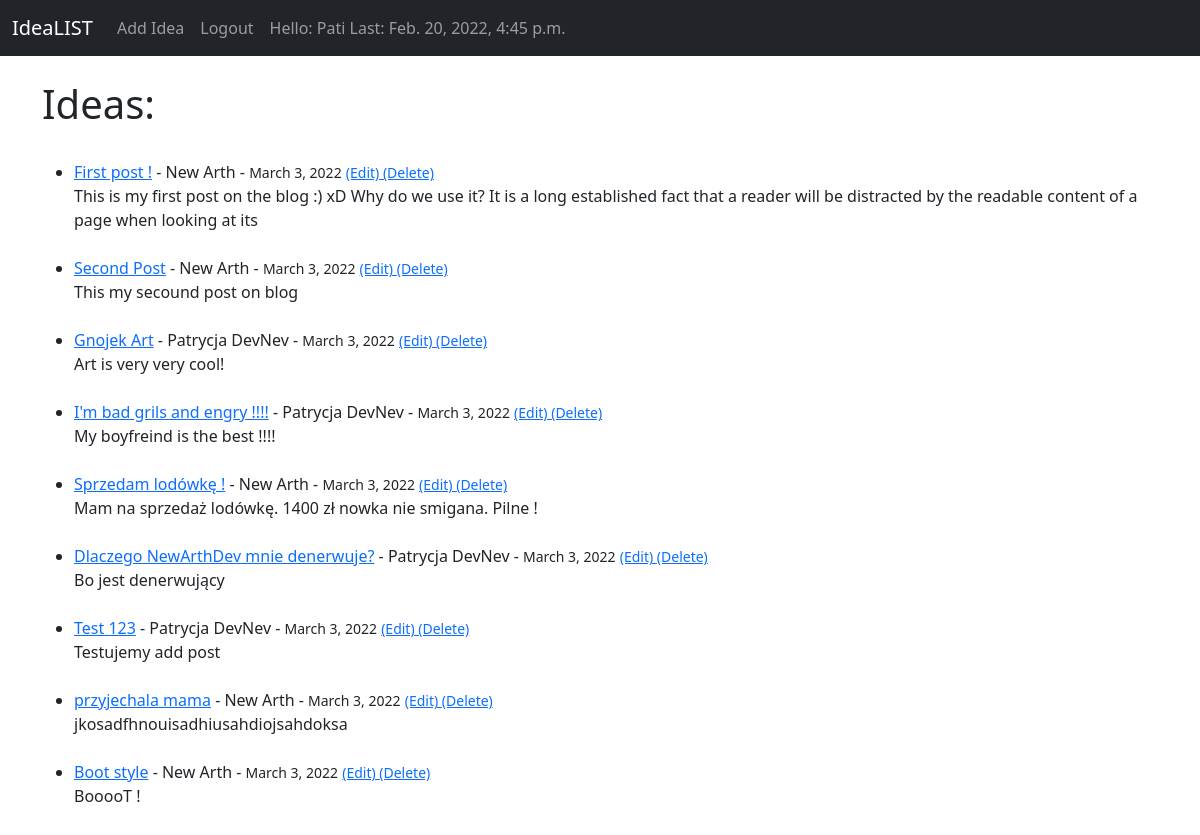
Screenshot of / (signed in) with the database file from the repository.
### theblog/models.py (models this page shows, shortened)
class Post(models.Model):
    title = models.CharField(max_length=255)
    title_TAG = models.CharField(max_length=255, default="My BLOG! " )  # on nie zostawił
    author = models.ForeignKey(User, on_delete=models.CASCADE)
    body = models.TextField()
    post_date = models.DateField(auto_now_add=True)

### theblog/views.py (the view)
# urls.py: path('', HomeView.as_view(), name = 'home'),
class HomeView(ListView):
    model = Post
    template_name = 'home.html'
    ordering = ['-post_date']   # odwraca numeracje po dacie

### theblog/templates/home.html (shortened to what this page needs)
{% extends 'base.html' %}
{% block content %}
<h1> Ideas: </h1><br>
<ul>
{% for post in object_list %}
    <li><a href="{% url 'article-detail' post.pk %}"> {{ post.title }}</a>
        - {{ post.author.first_name }}
        {{ post.author.last_name }} - <small>{{ post.post_date }}</small>
        {% if user.is_authenticated %}
        <small>
            <a href="{% url 'update_post' post.pk %}"> (Edit) </a>
            <a href="{% url 'delete_post' post.pk %}"> (Delete) </a>
        </small>
        {% endif %}<br/>
    {{ post.body|slice:":175" }}</li><br/>
{% endfor %}
</ul>
{% endblock %}

### theblog/templates/base.html (shortened to what this page needs)
<!doctype html>
<html lang="en">
  <head>
    <link href="https://cdn.jsdelivr.net/npm/bootstrap@5.1.3/dist/css/bootstrap.min.css" rel="stylesheet">
  </head>
  <body>
    <nav class="navbar navbar-expand-lg navbar-dark bg-dark">
        <div class="container-fluid">
          <a class="navbar-brand" href="{% url 'home' %}">IdeaLIST</a>
          <div class="collapse navbar-collapse" id="navbarSupportedContent">
            <ul class="navbar-nav me-auto mb-2 mb-lg-0">
              {% if user.is_authenticated %}
              <li class="nav-item">
                <a class="nav-link" href="{% url 'add_post' %}">Add Idea</a>
              </li>
              <li class="nav-item">
                <a class="nav-link" href="{% url 'logout' %}">Logout</a>
              </li>
              <li class="nav-item">
                <a class="nav-link">Hello: {{ user.username }} Last: {{ user.last_login }}</a>
              </li>
              {% endif %}
            </ul>
          </div>
        </div>
      </nav>
    <br/>
    <div class="container">
        {% block content %}{% endblock %}
    </div>
  </body>
</html>

### rows the page displays
Post: title "First post !", author.first_name "New", author.last_name "Arth", post_date "March 3, 2022", body "This is my first post on the blog :) xD Why do we use it? It is a long established fact that a reader will be distracted by the readable content of a page when looking at its"
Post: title "Second Post", author.first_name "New", author.last_name "Arth", post_date "March 3, 2022", body "This my secound post on blog"
Post: title "Gnojek Art", author.first_name "Patrycja", author.last_name "DevNev", post_date "March 3, 2022", body "Art is very very cool!"
Post: title "I'm bad grils and engry !!!!", author.first_name "Patrycja", author.last_name "DevNev", post_date "March 3, 2022", body "My boyfreind is the best !!!!"
Post: title "Sprzedam lodówkę !", author.first_name "New", author.last_name "Arth", post_date "March 3, 2022", body "Mam na sprzedaż lodówkę. 1400 zł nowka nie smigana. Pilne !"
Post: title "Dlaczego NewArthDev mnie denerwuje?", author.first_name "Patrycja", author.last_name "DevNev", post_date "March 3, 2022", body "Bo jest denerwujący"
Post: title "Test 123", author.first_name "Patrycja", author.last_name "DevNev", post_date "March 3, 2022", body "Testujemy add post"
Post: title "przyjechala mama", author.first_name "New", author.last_name "Arth", post_date "March 3, 2022", body "jkosadfhnouisadhiusahdiojsahdoksa"
Post: title "Boot style", author.first_name "New", author.last_name "Arth", post_date "March 3, 2022", body "BooooT !"

### other values shown
{{ user.username }} "Pati"
{{ user.last_login }} "Feb. 20, 2022, 4:45 p.m."
